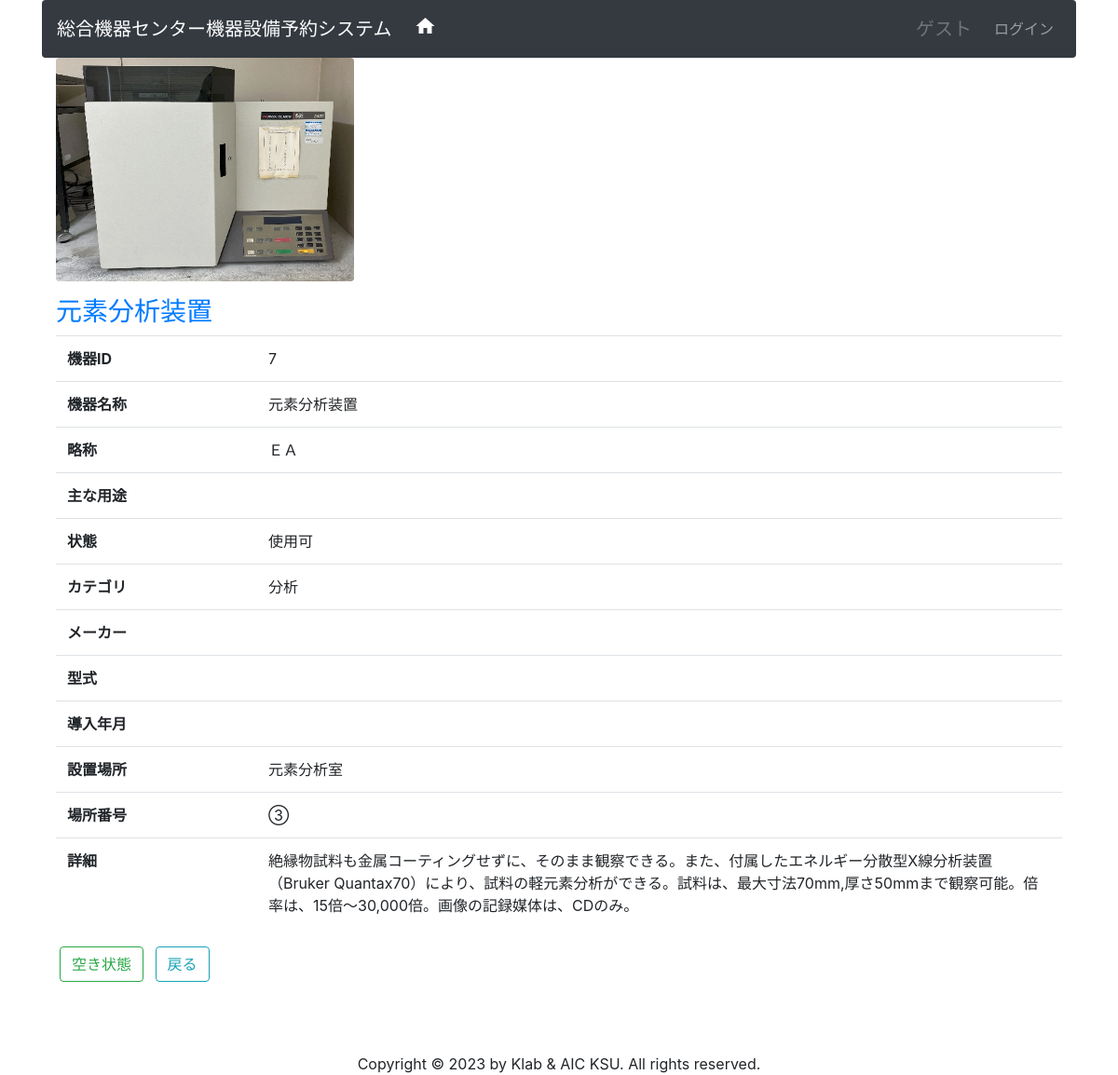
Screenshot of /index.php?to=inst&do=detail&id=7 with the database file from the repository.
### tables this page shows
CREATE TABLE `tb_instrument` (
  `id` bigint(20) UNSIGNED NOT NULL COMMENT '通し番号(自動採番, 内部参照用)',
  `code` varchar(16) DEFAULT NULL COMMENT '人間識別用番号',
  `fullname` varchar(64) NOT NULL COMMENT '名称',
  `shortname` varchar(64) NOT NULL COMMENT '略称',
  `state` int(11) NOT NULL COMMENT '機器状態(1:使用可,2:貸出中,3:使用不可,9:その他)',
  `category` int(11) DEFAULT NULL COMMENT 'カテゴリ（1:観察, 2:分析,3:計測,4:調製,9:その他）',
  `purpose` varchar(64) DEFAULT NULL COMMENT '主な用途',
  `detail` text DEFAULT NULL COMMENT '施設紹介',
  `maker` varchar(64) DEFAULT NULL COMMENT 'メーカー',
  `model` varchar(64) DEFAULT NULL COMMENT '型式',
  `made_year` date DEFAULT NULL COMMENT '製造年月',
  `bought_year` date DEFAULT NULL COMMENT '導入年月',
  `equipment_no` varchar(32) DEFAULT NULL COMMENT '備品番号',
  `room_id` bigint(20) UNSIGNED DEFAULT NULL COMMENT '設置場所部屋番号',
  `memo` text DEFAULT NULL COMMENT '備考',

  CONSTRAINT `fk_instrument_room`
    FOREIGN KEY (`room_id`)
    REFERENCES `tb_room` (`id`)
    ON DELETE SET NULL ON UPDATE CASCADE
);

### src/controllers/Instrument.php (called while the page is built, shortened)
<?php
class Instrument extends Controller
{
    public function detailAction($id = 0)
    {
        $id = (int)$id;
        $instrument = $this->model->getDetail($id);
        if ($instrument) {
            $image_path = 'img/instrument/' . $instrument['id'] . '.webp';
            $image_url = (file_exists($image_path) && @getimagesize($image_path))
                ? $image_path
                : 'img/dummy-image-square1.webp';
            $data = [
                'row' => $instrument,
                'image_url' => $image_url,
                'is_admin' => $this->user->isAdmin(),
                'can_reserve' => $this->user->canReserve(),
            ];
        } else {
            $data['error'] = '指定された機器は存在しません。';
        }
        $this->view->render('inst_detail.php', $data);
    }
}

### index.php (called while the page is built, shortened)
<?php
require_once __DIR__ . '/conf/develop_env.php';
$config = [
    'view_dir' => __DIR__ . '/src/views/',
    'db' => $conf,
    'routes' => [
        'user' => ['c' => 'User',       'a' => ['login', 'auth', 'logout', 'upass']],
        'inst' => ['c' => 'Instrument', 'a' => ['list', 'detail', 'input', 'save', 'delete']],
        'mbr'  => ['c' => 'Member',     'a' => ['list', 'detail', 'input', 'save', 'delete', 'grant']],
        'rsv'  => ['c' => 'Reserve',    'a' => ['list', 'detail', 'input', 'save', 'delete', 'grant', 'report', 'export']],
        'stf'  => ['c' => 'Staff',      'a' => ['list', 'detail', 'input', 'save', 'delete', 'grant']],
        'aic'  => ['c' => 'Aic',        'a' => ['list', 'detail', 'input', 'save', 'delete']],
    ],
    'default_route' => ['to' => 'inst', 'do' => 'list'],
];
try {
    $to = $_GET['to'] ?? $config['default_route']['to'];
    $do = $_GET['do'] ?? $config['default_route']['do'];
    $params = $_GET;
    unset($params['to'], $params['do']);
    $routeInfo = $config['routes'][$to] ?? $config['routes'][$config['default_route']['to']];
    $actionMethod = (in_array($do, $routeInfo['a'], true)) ? $do . 'Action' : 'listAction';
    $model = new $modelClass();
    $view = new aic\views\View($config['view_dir']);
    $controller = new $controllerClass($model, $view);
    call_user_func_array([$controller, $actionMethod], $params);
} catch (\Throwable $e) {
    if (defined('DEVELOP_ENV') && DEVELOP_ENV) {
        header('HTTP/1.1 500 Internal Server Error');
        echo "<h1>Application Error</h1>";
        echo "<pre>";
        echo "<strong>Message:</strong> " . htmlspecialchars($e->getMessage(), ENT_QUOTES, 'UTF-8') . "\n\n";
        echo "<strong>File:</strong> " . $e->getFile() . " on line " . $e->getLine() . "\n\n";
        echo "<strong>Stack Trace:</strong>\n" . $e->getTraceAsString();
        echo "</pre>";
    } else {
    }
    exit;
}

### src/controllers/Controller.php (called while the page is built, shortened)
<?php
abstract class Controller
{
    public function __construct(Model $model, View $view)
    {
        $this->model = $model;
    }
}

### src/models/Model.php (called while the page is built, shortened)
<?php
class Model
{
    protected $table;
    private static $conf;
    protected $db;
    public function initDb()
    {
        $this->db = new \mysqli(
            self::$conf['host'],
            self::$conf['username'],
            self::$conf['password'],
            self::$conf['dbname'],
        );
        $this->db->set_charset('utf8');
    }
    public static function setConnInfo($conf)
    {
      self::$conf = $conf;
    }
    public function getDetail($id)
    {
        $sql = sprintf("SELECT * FROM %s WHERE id=$id", $this->table);
        $rs = $this->db->query($sql);
        return $rs->fetch_assoc();
    }
}

### src/models/Instrument.php (called while the page is built, shortened)
<?php
class Instrument extends Model{
    public function getDetail($id)
    {
        $detail = parent::getDetail($id);
        if ($detail){
            $room_id = $detail['room_id'];
            $room = (new Room)->getDetail($room_id);
            $detail['room_name'] = $room['room_name'];
            $detail['room_no'] = $room['room_no'];
        }
        return $detail;
    }
}

### src/views/inst_detail.php (the view, shortened to what this page needs)
<?php
if (!empty($error)): ?>
    <div class="alert alert-danger"><?= htmlspecialchars($error, ENT_QUOTES, 'UTF-8') ?></div>
    <a href="?to=inst&do=list" class="btn btn-outline-info m-1">機器一覧に戻る</a>
<?php else: ?>
    <p><img src="<?= htmlspecialchars($image_url, ENT_QUOTES, 'UTF-8') ?>" height="240" width="320" class="rounded" alt="<?= htmlspecialchars($row['fullname'], ENT_QUOTES, 'UTF-8') ?>"></p>
    <h3 class="text-primary"><?= htmlspecialchars($row['fullname'], ENT_QUOTES, 'UTF-8') ?></h3>
    <table class="table table-hover">
        <tr><th width="20%">機器ID</th><td><?= htmlspecialchars($row['id'], ENT_QUOTES, 'UTF-8') ?></td></tr>
        <tr><th width="20%">機器名称</th><td><?= htmlspecialchars($row['fullname'], ENT_QUOTES, 'UTF-8') ?></td></tr>
        <tr><th>略称</th><td><?= htmlspecialchars($row['shortname'], ENT_QUOTES, 'UTF-8') ?></td></tr>
        <tr><th>主な用途</th><td><?= htmlspecialchars($row['purpose'], ENT_QUOTES, 'UTF-8') ?></td></tr>
        <tr><th>状態</th><td><?= htmlspecialchars(KsuCode::INST_STATE[$row['state']] ?? '不明', ENT_QUOTES, 'UTF-8') ?></td></tr>
        <tr><th>カテゴリ</th><td><?= htmlspecialchars(KsuCode::INST_CATEGORY[$row['category']] ?? '不明', ENT_QUOTES, 'UTF-8') ?></td></tr>
        <tr><th>メーカー</th><td><?= htmlspecialchars($row['maker'], ENT_QUOTES, 'UTF-8') ?></td></tr>
        <tr><th>型式</th><td><?= htmlspecialchars($row['model'], ENT_QUOTES, 'UTF-8') ?></td></tr>
        <tr><th>導入年月</th><td><?= htmlspecialchars($row['bought_year'], ENT_QUOTES, 'UTF-8') ?></td></tr>
        <tr><th>設置場所</th><td><?= htmlspecialchars($row['room_name'], ENT_QUOTES, 'UTF-8') ?></td></tr>
        <tr><th>場所番号</th><td><?= htmlspecialchars($row['room_no'], ENT_QUOTES, 'UTF-8') ?></td></tr>
        <tr><th>詳細</th><td><?= nl2br(htmlspecialchars($row['detail'], ENT_QUOTES, 'UTF-8')) ?></td></tr>
    </table>
    <div class="pb-5 mb-5">
    <a class="btn btn-outline-success m-1" href="?to=aic&do=detail&id=<?= (int)$row['id'] ?>">空き状態</a>
    <a href="?to=inst&do=list" class="btn btn-outline-info m-1">戻る</a>
    </div>
<?php endif; ?>

### rows the page displays
tb_instrument: fullname "元素分析装置", id "7", shortname "ＥＡ", state "使用可", category "分析", detail "絶縁物試料も金属コーティングせずに、そのまま観察できる。また、付属したエネルギー分散型X線分析装置（Bruker Quantax70）により、試料の軽元素分析ができる。試料は、最大寸法70mm,厚さ50mmまで観察可能。倍率は、15倍〜30,000倍。画像の記録媒体は、CDのみ。"

### other values shown
$app_name "総合機器センター機器設備予約システム"
$row['room_name'] "元素分析室"
$row['room_no'] "③"
